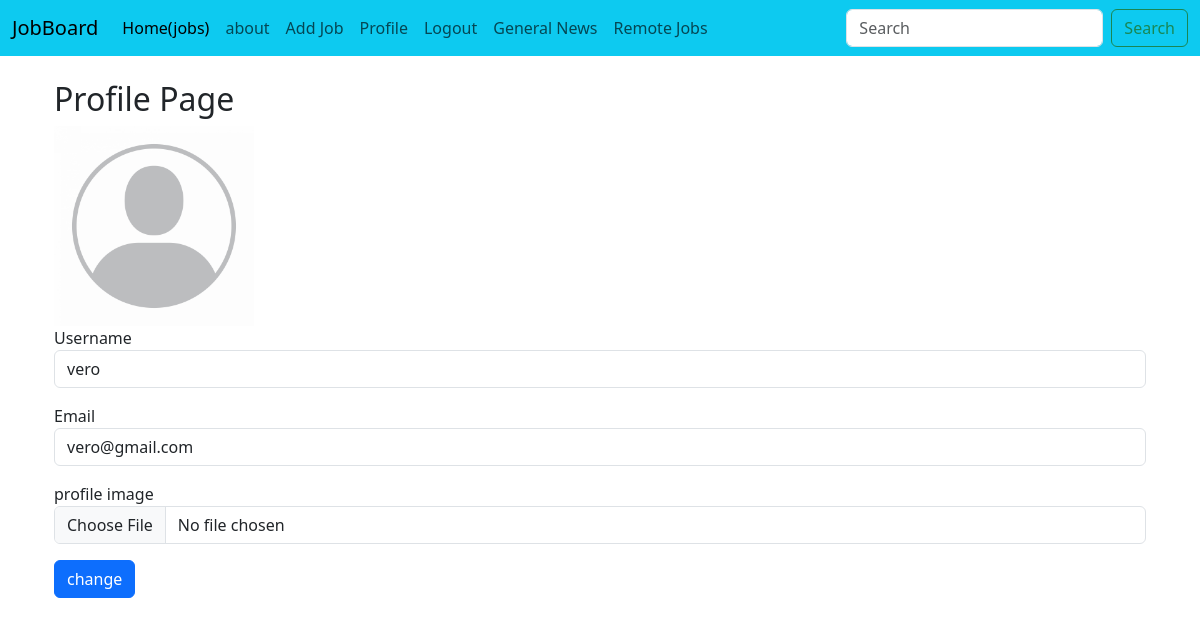
Page /account (signed in) on the committed database.
### models.py (models this page shows, shortened)
class User(UserMixin,db.Model):
    __tablename__ = 'user'
    id = db.Column(db.Integer, primary_key=True, autoincrement=True)
    username = db.Column(db.String(20), nullable=False)
    email = db.Column(db.String(40), unique=True,  nullable=False)
    password_hash = db.Column(db.String(50), nullable=False)
    jobs = db.relationship('Job', backref='author',)
    image = db.Column(db.String(200), nullable=True, default='default.jpg')
    @property
    def password(self):
        raise AttributeError('პაროლს ვერ წაიკითხავ')

### app.py (the view)
@app.route('/account', methods=['GET', 'POST'])
@login_required
def account():
    form = UpdateAccountForm()
    if form.validate_on_submit():
        if form.image.data:
            random_hex = secrets.token_hex(8)
            _,format_ext = os.path.splitext(form.image.data.filename)
            picture_x = random_hex + format_ext
            picture_path = os.path.join(app.root_path, 'static/profile_pics', picture_x)
            form.image.data.save(picture_path)
            current_user.image = picture_x
        current_user.username = form.username.data
        current_user.email = form.email.data
        db.session.commit()
        flash(f"ექაუნთი წარმატებით განახლდა", category='success')
        return redirect(url_for('account'))
    elif request.method == 'GET':
        form.username.data = current_user.username
        form.email.data = current_user.email
    return render_template('account.html', form=form)

### forms.py
class UpdateAccountForm(FlaskForm):
    username = StringField('Username', validators=[DataRequired(), Length(max=15)])
    email = StringField('Email', validators=[DataRequired(), Email()])
    image = FileField('profile image')
    submit = SubmitField('Update Account')

### app.py (called while the page is built)
@login_meneger.user_loader
def load_user(user_id):
    return User.query.get(int(user_id))

### templates/account.html (shortened to what this page needs)
{% extends 'base.html' %}
{% block content %}
<div class="container mt-4">
     <h2> Profile Page </h2>
     <div class="row">
         <div class="col-md-4">
             <img src="{{ url_for('static', filename='profile_pics/' + current_user.image) }}" class="img-humbnail" width="200">
         </div>
         <div>
             <form method="POST" enctype="multipart/form-data">
                 <div class="mb-3">
                     {{ form.username.label }}
                     {{ form.username(class="form-control") }}
                 </div>
                 <div class="mb-3">
                     {{ form.email.label }}
                     {{ form.email(class="form-control") }}
                 </div>
                 <div class="mb-3">
                     {{ form.image.label }}
                     {{ form.image(class="form-control") }}
                 </div>
                 <button type="submit" class="btn btn-primary">change</button>
             </form>
         </div>
     </div>
</div>
{% endblock %}

### rows in the picture
User: image (placeholder picture), username "vero", email "vero@gmail.com"
